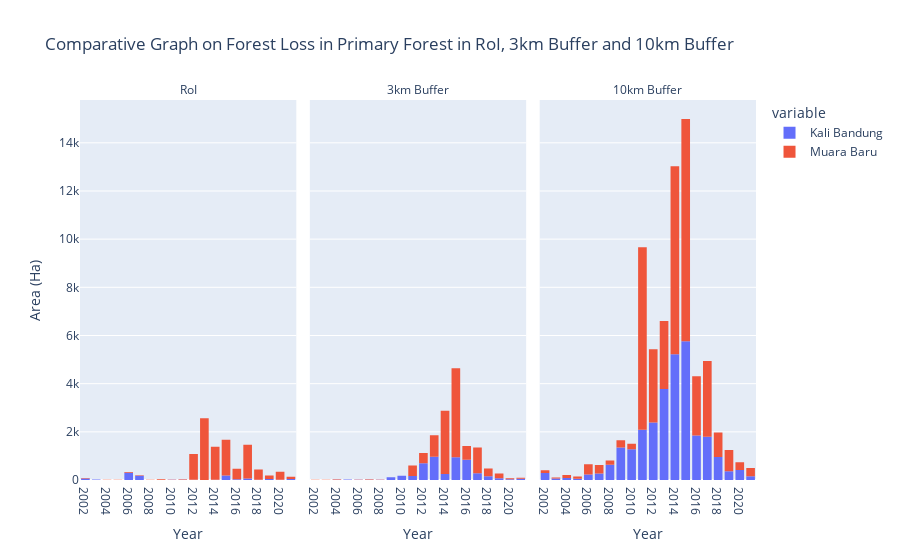

This figure's notebook cell:
### Markdown cell above
#### Comparative Graph of Primary Forest Loss in RoI, Buffer 3km and Buffer 10km

### Code cell
# Helper for specifying y value
y_axis_name_PrimLoss_roi_buffer = list(Merge_PrimLoss_RoI_3km_10km.columns.values)
y_axis_name_PrimLoss_roi_buffer.remove('index')
y_axis_name_PrimLoss_roi_buffer.remove('Year')
y_axis_name_PrimLoss_roi_buffer.remove('Data')

# Create Histogram
fig_roi_buffer = px.histogram(Merge_PrimLoss_RoI_3km_10km, x = 'Year' , y = y_axis_name_PrimLoss_roi_buffer,   title = "Comparative Graph on Forest Loss in Primary Forest in RoI, 3km Buffer and 10km Buffer", facet_col= 'Region').update_layout(xaxis_title="Year", yaxis_title="Area (Ha)")
fig_roi_buffer.for_each_annotation(lambda a: a.update(text=a.text.split("=")[-1]))

### Figure 1 — Plotly figure (JSON) as saved in the notebook; plotly's stock layout.template omitted (floating-point values rounded to 4 significant figures)
{"data": [{"alignmentgroup": "True", "bingroup": "x", "histfunc": "sum", "hovertemplate": "variable=Kali Bandung<br>Region=RoI<br>Year=%{x}<br>sum of value=%{y}<extra></extra>", "legendgroup": "Kali Bandung", "marker": {"color": "#636efa", "pattern": {"shape": ""}}, "name": "Kali Bandung", "offsetgroup": "Kali Bandung", "orientation": "v", "showlegend": true, "type": "histogram", "x": ["2002", "2003", "2004", "2005", "2006", "2007", "2008", "2009", "2010", "2011", "2012", "2013", "2014", "2015", "2016", "2017", "2018", "2019", "2020", "2021"], "xaxis": "x", "y": [67.14, 22.56, 4.56, 2.82, 300.6, 173.9, 0, 2.43, 11.47, 8.58, 14.21, 5.17, 5.44, 190.3, 34.58, 63.64, 11, 43.92, 5.36, 38.69], "yaxis": "y"}, {"alignmentgroup": "True", "bingroup": "x", "histfunc": "sum", "hovertemplate": "variable=Kali Bandung<br>Region=3km Buffer<br>Year=%{x}<br>sum of value=%{y}<extra></extra>", "legendgroup": "Kali Bandung", "marker": {"color": "#636efa", "pattern": {"shape": ""}}, "name": "Kali Bandung", "offsetgroup": "Kali Bandung", "orientation": "v", "showlegend": false, "type": "histogram", "x": ["2002", "2003", "2004", "2005", "2006", "2007", "2008", "2009", "2010", "2011", "2012", "2013", "2014", "2015", "2016", "2017", "2018", "2019", "2020", "2021"], "xaxis": "x2", "y": [2.86, 1.22, 15.55, 18.46, 13.53, 5.19, 13.5, 111.9, 175.7, 164.4, 697.7, 970.4, 252.8, 942.8, 842.5, 275.2, 153.3, 75.93, 28.16, 48.39], "yaxis": "y2"}, {"alignmentgroup": "True", "bingroup": "x", "histfunc": "sum", "hovertemplate": "variable=Kali Bandung<br>Region=10km Buffer<br>Year=%{x}<br>sum of value=%{y}<extra></extra>", "legendgroup": "Kali Bandung", "marker": {"color": "#636efa", "pattern": {"shape": ""}}, "name": "Kali Bandung", "offsetgroup": "Kali Bandung", "orientation": "v", "showlegend": false, "type": "histogram", "x": ["2002", "2003", "2004", "2005", "2006", "2007", "2008", "2009", "2010", "2011", "2012", "2013", "2014", "2015", "2016", "2017", "2018", "2019", "2020", "2021"], "xaxis": "x3", "y": [290.2, 66.34, 87.78, 50.64, 223.3, 268.1, 629.9, 1349.0, 1273.0, 2091.0, 2384.0, 3783.0, 5219.0, 5759.0, 1846.0, 1797.0, 955.0, 361.3, 419.3, 156.3], "yaxis": "y3"}, {"alignmentgroup": "True", "bingroup": "x", "histfunc": "sum", "hovertemplate": "variable=Muara Baru<br>Region=RoI<br>Year=%{x}<br>sum of value=%{y}<extra></extra>", "legendgroup": "Muara Baru", "marker": {"color": "#EF553B", "pattern": {"shape": ""}}, "name": "Muara Baru", "offsetgroup": "Muara Baru", "orientation": "v", "showlegend": true, "type": "histogram", "x": ["2002", "2003", "2004", "2005", "2006", "2007", "2008", "2009", "2010", "2011", "2012", "2013", "2014", "2015", "2016", "2017", "2018", "2019", "2020", "2021"], "xaxis": "x", "y": [12.07, 2.29, 1.07, 12.69, 26.82, 20.38, 5.45, 26.46, 7.87, 26.55, 1069.0, 2563.0, 1379.0, 1486.0, 434.2, 1401.0, 423.5, 143.5, 337.1, 96.28], "yaxis": "y"}, {"alignmentgroup": "True", "bingroup": "x", "histfunc": "sum", "hovertemplate": "variable=Muara Baru<br>Region=3km Buffer<br>Year=%{x}<br>sum of value=%{y}<extra></extra>", "legendgroup": "Muara Baru", "marker": {"color": "#EF553B", "pattern": {"shape": ""}}, "name": "Muara Baru", "offsetgroup": "Muara Baru", "orientation": "v", "showlegend": false, "type": "histogram", "x": ["2002", "2003", "2004", "2005", "2006", "2007", "2008", "2009", "2010", "2011", "2012", "2013", "2014", "2015", "2016", "2017", "2018", "2019", "2020", "2021"], "xaxis": "x2", "y": [11.89, 4.86, 19.67, 3.84, 4.76, 22.26, 7.42, 4.2, 4.83, 437.5, 424.7, 885.6, 2621.0, 3696.0, 565.6, 1074.0, 329.2, 192.1, 49.23, 41.66], "yaxis": "y2"}, {"alignmentgroup": "True", "bingroup": "x", "histfunc": "sum", "hovertemplate": "variable=Muara Baru<br>Region=10km Buffer<br>Year=%{x}<br>sum of value=%{y}<extra></extra>", "legendgroup": "Muara Baru", "marker": {"color": "#EF553B", "pattern": {"shape": ""}}, "name": "Muara Baru", "offsetgroup": "Muara Baru", "orientation": "v", "showlegend": false, "type": "histogram", "x": ["2002", "2003", "2004", "2005", "2006", "2007", "2008", "2009", "2010", "2011", "2012", "2013", "2014", "2015", "2016", "2017", "2018", "2019", "2020", "2021"], "xaxis": "x3", "y": [111.5, 41.96, 119.3, 99.43, 425.4, 350.6, 178.1, 297.9, 228.8, 7574.0, 3041.0, 2820.0, 7803.0, 9229.0, 2465.0, 3146.0, 1014.0, 885.4, 313.9, 344.5], "yaxis": "y3"}], "layout": {"annotations": [{"font": {}, "showarrow": false, "text": "RoI", "x": 0.16, "xanchor": "center", "xref": "paper", "y": 1, "yanchor": "bottom", "yref": "paper"}, {"font": {}, "showarrow": false, "text": "3km Buffer", "x": 0.5, "xanchor": "center", "xref": "paper", "y": 1, "yanchor": "bottom", "yref": "paper"}, {"font": {}, "showarrow": false, "text": "10km Buffer", "x": 0.84, "xanchor": "center", "xref": "paper", "y": 1, "yanchor": "bottom", "yref": "paper"}], "autosize": true, "barmode": "relative", "legend": {"title": {"text": "variable"}, "tracegroupgap": 0}, "title": {"text": "Comparative Graph on Forest Loss in Primary Forest in RoI, 3km Buffer and 10km Buffer"}, "xaxis": {"anchor": "y", "autorange": true, "domain": [0, 0.32], "range": [-0.5, 19.5], "title": {"text": "Year"}, "type": "category"}, "xaxis2": {"anchor": "y2", "autorange": true, "domain": [0.34, 0.66], "matches": "x", "range": [-0.5, 19.5], "title": {"text": "Year"}, "type": "category"}, "xaxis3": {"anchor": "y3", "autorange": true, "domain": [0.68, 1.0], "matches": "x", "range": [-0.5, 19.5], "title": {"text": "Year"}, "type": "category"}, "yaxis": {"anchor": "x", "autorange": true, "domain": [0, 1], "range": [0, 15780.0], "title": {"text": "Area (Ha)"}, "type": "linear"}, "yaxis2": {"anchor": "x2", "autorange": true, "domain": [0, 1], "matches": "y", "range": [0, 15780.0], "showticklabels": false, "type": "linear"}, "yaxis3": {"anchor": "x3", "autorange": true, "domain": [0, 1], "matches": "y", "range": [0, 15780.0], "showticklabels": false, "type": "linear"}}}
